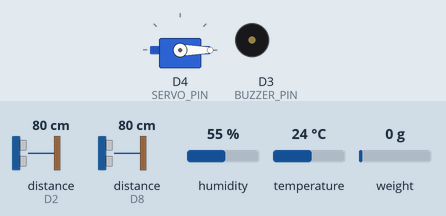
A sketch run on a simulated ESP8266 (NodeMCU). Shown: servo, buzzer (waves = sounding). Wiring (inferred from the names in the program): 2 × ultrasonic range finder: trigger D1, echo D2 / trigger D0, echo D8. Inputs (shaded band) come from the test bench; at power-on: distance to the obstacle (sensors on D2, D8) 80 cm, humidity 55 %, temperature 24 °C, weight on the scale 0 g. The echo pulse lasts 58.3 µs per cm; WiFi joins after 1.5 s; servers stay silent unless stated; no MQTT or app messages arrive unless stated; what the sketch prints to the serial monitor is not drawn.

Above: at 4.7 s.
4.8 s: distance to the obstacle (sensor on D2) set to 12 cm
7.1 s: distance to the obstacle (sensor on D2) set to 9 cm
At 8.5 s:
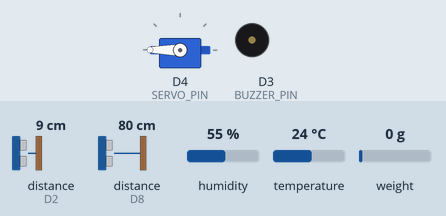
12.1 s: humidity set to 82 %
15.3 s: humidity set to 85 %
At 17.5 s:
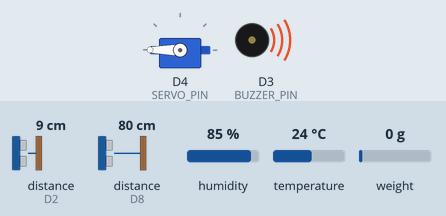
17.8 s: distance to the obstacle (sensor on D2) set to 18 cm
At 19.7 s:
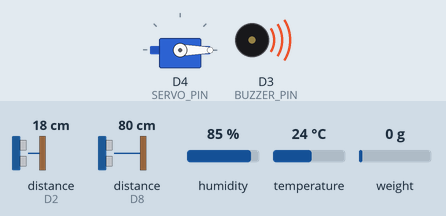
20.1 s: distance to the obstacle (sensor on D2) set to 2 cm
At 21.6 s:
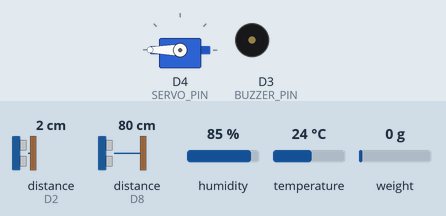
Timing chart, 0 to 23.3 s (numbered marks = the images above; inputs shaded):
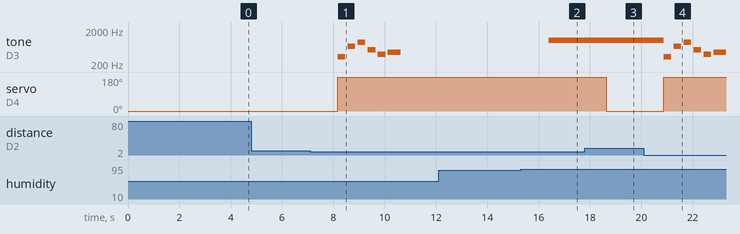

The sketch:

adrunio.ino
```cpp
#include <ESP8266WiFi.h>
#include <PubSubClient.h>
#include <Servo.h>
#include "HX711.h"
#include "DHT.h"

// === Khai báo chân ===
#define TRIG_PIN_1 D1
#define ECHO_PIN_1 D2
#define TRIG_PIN_2 D0
#define ECHO_PIN_2 D8
#define SERVO_PIN D4
#define BUZZER_PIN D3
#define DT_PIN D5
#define SCK_PIN D6
#define DHTPIN D7
#define DHTTYPE DHT11

// === Khởi tạo thiết bị ===
Servo myServo;
HX711 scale;
DHT dht(DHTPIN, DHTTYPE);

WiFiClient espClient;
PubSubClient client(espClient);

bool daPhatNhac = false;

// === Thông tin WiFi và MQTT ===
const char* ssid = "VIETTEL_5PT";
const char* password = "4JRF6EGW";
const char* mqtt_server = "192.168.1.6"; //  Không có khoảng trắng
const int mqtt_port = 1883;

// === Hàm phát nhạc ===
void phatNhacUiIaAa() {
  int melody[] = { 330, 660, 880, 523, 392, 440 };
  int noteDurations[] = { 300, 300, 300, 300, 300, 500 };

  for (int i = 0; i < 6; i++) {
    tone(BUZZER_PIN, melody[i], noteDurations[i]);
    delay(noteDurations[i] * 1.3);
    noTone(BUZZER_PIN);
  }
}

// === Đo khoảng cách cảm biến siêu âm ===
float getDistance(int trigPin, int echoPin) {
  digitalWrite(trigPin, LOW);
  delayMicroseconds(2);
  digitalWrite(trigPin, HIGH);
  delayMicroseconds(10);
  digitalWrite(trigPin, LOW);

  long duration = pulseIn(echoPin, HIGH, 30000);
  return duration * 0.034 / 2;
}

// === Kết nối WiFi và MQTT ===
void reconnectMQTT() {
  while (!client.connected()) {
    Serial.print("Dang ket noi MQTT...");
    if (client.connect("ESP8266Client")) {
      Serial.println("thanh cong!");
    } else {
      Serial.print("That bai, thu lai sau 5s. Loi: ");
      Serial.println(client.state());
      delay(5000);
    }
  }
}

void setup() {
  Serial.begin(9600);

  pinMode(TRIG_PIN_1, OUTPUT);
  pinMode(ECHO_PIN_1, INPUT);
  pinMode(TRIG_PIN_2, OUTPUT);
  pinMode(ECHO_PIN_2, INPUT);
  pinMode(BUZZER_PIN, OUTPUT);
  noTone(BUZZER_PIN);

  myServo.attach(SERVO_PIN);
  myServo.write(0);

  scale.begin(DT_PIN, SCK_PIN);
  scale.set_scale(1000.0);
  delay(500);
  scale.tare();
  delay(500);

  dht.begin();

  // Kết nối WiFi
  WiFi.begin(ssid, password);
  Serial.print("Dang ket noi WiFi...");
  while (WiFi.status() != WL_CONNECTED) {
    delay(500);
    Serial.print(".");
  }
  Serial.println("Da ket noi WiFi!");

  // Kết nối MQTT
  client.setServer(mqtt_server, mqtt_port);

  Serial.println("Khoi dong hoan tat!");
}

void loop() {
  if (!client.connected()) {
    reconnectMQTT();
  }
  client.loop();

  float distance1 = getDistance(TRIG_PIN_1, ECHO_PIN_1);
  float distance2 = getDistance(TRIG_PIN_2, ECHO_PIN_2);
  float weight = scale.get_units();
  float doAm = dht.readHumidity();
  float nhietDo = dht.readTemperature();

  if (distance1 > 0 && distance1 < 10) {
    myServo.write(180);
    if (!daPhatNhac) {
      phatNhacUiIaAa();
      daPhatNhac = true;
    }
  } else {
    myServo.write(0);
    daPhatNhac = false;
  }

  if (doAm > 83.0) {
    tone(BUZZER_PIN, 1000);
  } else if (distance1 <= 0 || distance1 >= 10) {
    noTone(BUZZER_PIN);
  }

  // Gửi dữ liệu qua MQTT
  client.publish("sensor/distance1", String(distance1).c_str(), true);
  client.publish("sensor/distance2", String(distance2).c_str(), true);
  client.publish("sensor/weight", String(weight).c_str(), true);
  client.publish("sensor/temperature", String(nhietDo).c_str(), true);
  client.publish("sensor/humidity", String(doAm).c_str(), true);

  Serial.println("----");
  delay(1000);
}
```

Measured:
- the behaviour switches between 11 and 10 cm on distance to the obstacle (sensor on D2) (found by bisection; images 0 and 1)
- the behaviour switches between 83 and 84 % on humidity (found by bisection; images 1 and 2)
- after the input at 4.8 s, every drawn part: stays the same
- after the input at 7.1 s, tone on D3 (BUZZER_PIN): plays 330 Hz for 0.30 s, 660 Hz for 0.30 s, 880 Hz for 0.30 s, 523 Hz for 0.30 s, 392 Hz for 0.30 s, 440 Hz for 0.50 s, starting after 1.1 s; servo on D4 (SERVO_PIN): 0° → 180° after 1.1 s
- after the input at 12.1 s, every drawn part: stays the same
- after the input at 15.3 s, tone on D3 (BUZZER_PIN): silent → 1000 Hz after 1.1 s
- after the input at 17.8 s, servo on D4 (SERVO_PIN): 180° → 0° after 0.83 s
- after the input at 20.1 s, tone on D3 (BUZZER_PIN): plays 330 Hz for 0.30 s, 660 Hz for 0.30 s, 880 Hz for 0.30 s, 523 Hz for 0.30 s, 392 Hz for 0.30 s, 440 Hz for 0.48 s, starting after 0.77 s; servo on D4 (SERVO_PIN): 0° → 180° after 0.77 s
